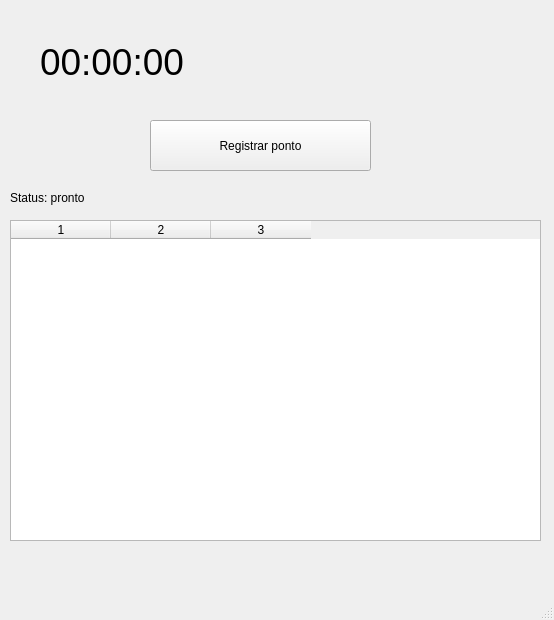
<?xml version="1.0" encoding="UTF-8"?>
<ui version="4.0">
 <class>MainWindow</class>
 <widget class="QMainWindow" name="MainWindow">
  <property name="geometry">
   <rect>
    <x>0</x>
    <y>0</y>
    <width>554</width>
    <height>620</height>
   </rect>
  </property>
  <property name="windowTitle">
   <string>MainWindow</string>
  </property>
  <widget class="QWidget" name="centralwidget">
   <widget class="QLabel" name="labelClock">
    <property name="geometry">
     <rect>
      <x>40</x>
      <y>30</y>
      <width>501</width>
      <height>64</height>
     </rect>
    </property>
    <property name="font">
     <font>
      <pointsize>28</pointsize>
     </font>
    </property>
    <property name="text">
     <string>00:00:00</string>
    </property>
   </widget>
   <widget class="QPushButton" name="btnRegistrar">
    <property name="geometry">
     <rect>
      <x>150</x>
      <y>120</y>
      <width>221</width>
      <height>51</height>
     </rect>
    </property>
    <property name="text">
     <string>Registrar ponto</string>
    </property>
   </widget>
   <widget class="QLabel" name="labelStatus">
    <property name="geometry">
     <rect>
      <x>10</x>
      <y>190</y>
      <width>521</width>
      <height>16</height>
     </rect>
    </property>
    <property name="text">
     <string>Status: pronto</string>
    </property>
   </widget>
   <widget class="QTableWidget" name="tableRegistros">
    <property name="geometry">
     <rect>
      <x>10</x>
      <y>220</y>
      <width>531</width>
      <height>321</height>
     </rect>
    </property>
    <property name="columnCount">
     <number>3</number>
    </property>
    <column/>
    <column/>
    <column/>
   </widget>
  </widget>
  <widget class="QMenuBar" name="menubar">
   <property name="geometry">
    <rect>
     <x>0</x>
     <y>0</y>
     <width>554</width>
     <height>21</height>
    </rect>
   </property>
  </widget>
  <widget class="QStatusBar" name="statusbar"/>
 </widget>
 <resources/>
 <connections/>
</ui>
